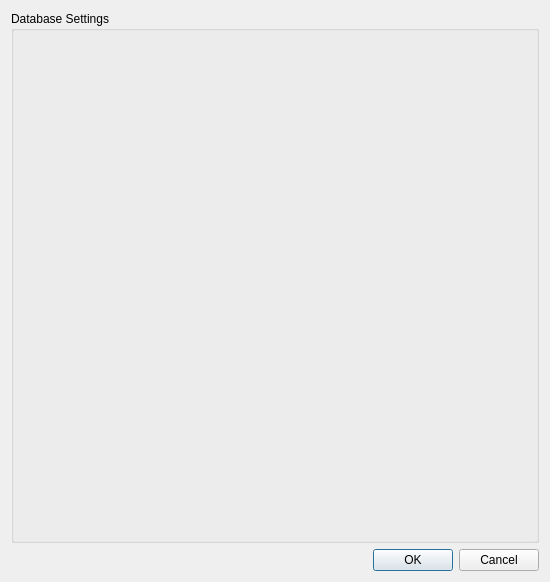
<ui version="4.0" >
 <author>Aaron Racicot</author>
 <class>DatabaseSettingsEditGui</class>
 <widget class="QDialog" name="DatabaseSettingsEditGui" >
  <property name="geometry" >
   <rect>
    <x>0</x>
    <y>0</y>
    <width>550</width>
    <height>582</height>
   </rect>
  </property>
  <property name="windowTitle" >
   <string>Dialog</string>
  </property>
  <layout class="QVBoxLayout" >
   <item>
    <widget class="QGroupBox" name="variableBox" >
     <property name="title" >
      <string>Database Settings</string>
     </property>
     <layout class="QGridLayout" />
    </widget>
   </item>
   <item>
    <widget class="QDialogButtonBox" name="buttonBox" >
     <property name="standardButtons" >
      <set>QDialogButtonBox::Cancel|QDialogButtonBox::Ok</set>
     </property>
    </widget>
   </item>
  </layout>
 </widget>
 <resources/>
 <connections/>
</ui>
